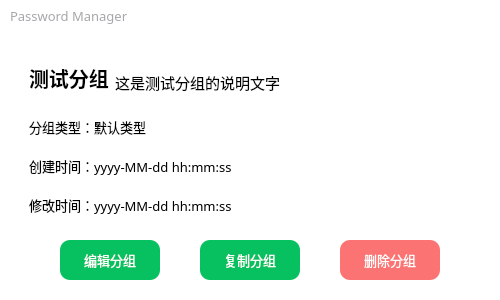
<?xml version="1.0" encoding="UTF-8"?>
<ui version="4.0">
 <class>GroupInfoDialog</class>
 <widget class="QWidget" name="GroupInfoDialog">
  <property name="geometry">
   <rect>
    <x>0</x>
    <y>0</y>
    <width>500</width>
    <height>300</height>
   </rect>
  </property>
  <property name="minimumSize">
   <size>
    <width>500</width>
    <height>300</height>
   </size>
  </property>
  <property name="maximumSize">
   <size>
    <width>500</width>
    <height>300</height>
   </size>
  </property>
  <property name="windowTitle">
   <string>Dialog</string>
  </property>
  <layout class="QGridLayout" name="dialogGridLayout">
   <property name="leftMargin">
    <number>0</number>
   </property>
   <property name="topMargin">
    <number>0</number>
   </property>
   <property name="rightMargin">
    <number>0</number>
   </property>
   <property name="bottomMargin">
    <number>0</number>
   </property>
   <property name="spacing">
    <number>0</number>
   </property>
   <item row="0" column="0">
    <widget class="QWidget" name="mainWidget" native="true">
     <property name="styleSheet">
      <string notr="true">QWidget#mainWidget{background:white;}</string>
     </property>
     <layout class="QGridLayout" name="mainWidgetGridLayout">
      <property name="leftMargin">
       <number>0</number>
      </property>
      <property name="topMargin">
       <number>0</number>
      </property>
      <property name="rightMargin">
       <number>0</number>
      </property>
      <property name="bottomMargin">
       <number>10</number>
      </property>
      <property name="spacing">
       <number>0</number>
      </property>
      <item row="5" column="0" colspan="2">
       <widget class="QWidget" name="bottomWidget" native="true">
        <property name="maximumSize">
         <size>
          <width>16777215</width>
          <height>60</height>
         </size>
        </property>
        <property name="styleSheet">
         <string notr="true">QWidget#bottomWidget{background:white;}</string>
        </property>
        <layout class="QGridLayout" name="bottomWidgetGridLayout">
         <property name="leftMargin">
          <number>0</number>
         </property>
         <property name="topMargin">
          <number>0</number>
         </property>
         <property name="rightMargin">
          <number>0</number>
         </property>
         <property name="bottomMargin">
          <number>0</number>
         </property>
         <property name="spacing">
          <number>0</number>
         </property>
         <item row="0" column="0">
          <layout class="QHBoxLayout" name="bottomLayout">
           <item>
            <spacer name="bottomLayoutSpacerL">
             <property name="orientation">
              <enum>Qt::Horizontal</enum>
             </property>
             <property name="sizeHint" stdset="0">
              <size>
               <width>40</width>
               <height>20</height>
              </size>
             </property>
            </spacer>
           </item>
           <item>
            <layout class="QVBoxLayout" name="bottomCenterLayout">
             <item>
              <layout class="QHBoxLayout" name="buttonsLayout">
               <item>
                <widget class="QPushButton" name="editButton">
                 <property name="minimumSize">
                  <size>
                   <width>100</width>
                   <height>40</height>
                  </size>
                 </property>
                 <property name="font">
                  <font>
                   <family>Microsoft YaHei UI</family>
                   <pointsize>10</pointsize>
                   <italic>false</italic>
                   <bold>false</bold>
                  </font>
                 </property>
                 <property name="cursor">
                  <cursorShape>PointingHandCursor</cursorShape>
                 </property>
                 <property name="styleSheet">
                  <string notr="true">QPushButton{border-radius:10px;font:10pt &quot;Microsoft YaHei UI&quot; ;color:#ffffff;background:#07c160}
QPushButton:hover{background-color: rgb(56, 205, 127);}</string>
                 </property>
                 <property name="text">
                  <string>编辑分组</string>
                 </property>
                </widget>
               </item>
               <item>
                <spacer name="horizontalSpacer_3">
                 <property name="orientation">
                  <enum>Qt::Horizontal</enum>
                 </property>
                 <property name="sizeHint" stdset="0">
                  <size>
                   <width>40</width>
                   <height>20</height>
                  </size>
                 </property>
                </spacer>
               </item>
               <item>
                <widget class="QPushButton" name="copyButton">
                 <property name="minimumSize">
                  <size>
                   <width>100</width>
                   <height>40</height>
                  </size>
                 </property>
                 <property name="font">
                  <font>
                   <family>Microsoft YaHei UI</family>
                   <pointsize>10</pointsize>
                   <italic>false</italic>
                   <bold>false</bold>
                  </font>
                 </property>
                 <property name="cursor">
                  <cursorShape>PointingHandCursor</cursorShape>
                 </property>
                 <property name="styleSheet">
                  <string notr="true">QPushButton{border-radius:10px;font:10pt &quot;Microsoft YaHei UI&quot; ;color:#ffffff;background:#07c160}
QPushButton:hover{background-color: rgb(56, 205, 127);}</string>
                 </property>
                 <property name="text">
                  <string>复制分组</string>
                 </property>
                </widget>
               </item>
               <item>
                <spacer name="horizontalSpacer_5">
                 <property name="orientation">
                  <enum>Qt::Horizontal</enum>
                 </property>
                 <property name="sizeHint" stdset="0">
                  <size>
                   <width>40</width>
                   <height>20</height>
                  </size>
                 </property>
                </spacer>
               </item>
               <item>
                <widget class="QPushButton" name="deleteButton">
                 <property name="minimumSize">
                  <size>
                   <width>100</width>
                   <height>40</height>
                  </size>
                 </property>
                 <property name="font">
                  <font>
                   <family>Microsoft YaHei UI</family>
                   <pointsize>10</pointsize>
                   <italic>false</italic>
                   <bold>false</bold>
                  </font>
                 </property>
                 <property name="cursor">
                  <cursorShape>PointingHandCursor</cursorShape>
                 </property>
                 <property name="styleSheet">
                  <string notr="true">QPushButton{border-radius:10px;font:10pt &quot;Microsoft YaHei UI&quot; ;color:#ffffff;background:#fb7373}
QPushButton:hover{background-color: rgba(251, 115, 115,80%);}</string>
                 </property>
                 <property name="text">
                  <string>删除分组</string>
                 </property>
                </widget>
               </item>
              </layout>
             </item>
            </layout>
           </item>
           <item>
            <spacer name="bottomLayoutSpacerR">
             <property name="orientation">
              <enum>Qt::Horizontal</enum>
             </property>
             <property name="sizeHint" stdset="0">
              <size>
               <width>40</width>
               <height>20</height>
              </size>
             </property>
            </spacer>
           </item>
          </layout>
         </item>
        </layout>
       </widget>
      </item>
      <item row="2" column="0">
       <spacer name="verticalSpacer_2">
        <property name="orientation">
         <enum>Qt::Vertical</enum>
        </property>
        <property name="sizeType">
         <enum>QSizePolicy::Fixed</enum>
        </property>
        <property name="sizeHint" stdset="0">
         <size>
          <width>20</width>
          <height>20</height>
         </size>
        </property>
       </spacer>
      </item>
      <item row="3" column="0" colspan="2">
       <widget class="QWidget" name="topWidget" native="true">
        <property name="styleSheet">
         <string notr="true">QWidget#topWidget{background:white;}</string>
        </property>
        <layout class="QGridLayout" name="gridLayout">
         <item row="0" column="1">
          <layout class="QVBoxLayout" name="topLayout">
           <item>
            <layout class="QHBoxLayout" name="horizontalLayout">
             <item>
              <widget class="QLabel" name="groupNameLabel">
               <property name="minimumSize">
                <size>
                 <width>0</width>
                 <height>0</height>
                </size>
               </property>
               <property name="font">
                <font>
                 <pointsize>15</pointsize>
                 <bold>true</bold>
                </font>
               </property>
               <property name="text">
                <string>测试分组</string>
               </property>
               <property name="scaledContents">
                <bool>true</bool>
               </property>
              </widget>
             </item>
             <item>
              <widget class="QLabel" name="describelabel">
               <property name="minimumSize">
                <size>
                 <width>300</width>
                 <height>0</height>
                </size>
               </property>
               <property name="font">
                <font>
                 <family>黑体</family>
                 <pointsize>11</pointsize>
                </font>
               </property>
               <property name="text">
                <string>这是测试分组的说明文字</string>
               </property>
               <property name="scaledContents">
                <bool>true</bool>
               </property>
               <property name="alignment">
                <set>Qt::AlignBottom|Qt::AlignLeading|Qt::AlignLeft</set>
               </property>
               <property name="wordWrap">
                <bool>false</bool>
               </property>
               <property name="margin">
                <number>2</number>
               </property>
              </widget>
             </item>
             <item>
              <spacer name="horizontalSpacer_4">
               <property name="orientation">
                <enum>Qt::Horizontal</enum>
               </property>
               <property name="sizeHint" stdset="0">
                <size>
                 <width>40</width>
                 <height>20</height>
                </size>
               </property>
              </spacer>
             </item>
            </layout>
           </item>
           <item>
            <spacer name="verticalSpacer">
             <property name="orientation">
              <enum>Qt::Vertical</enum>
             </property>
             <property name="sizeType">
              <enum>QSizePolicy::Fixed</enum>
             </property>
             <property name="sizeHint" stdset="0">
              <size>
               <width>20</width>
               <height>10</height>
              </size>
             </property>
            </spacer>
           </item>
           <item>
            <widget class="QLabel" name="groupTypeLabel">
             <property name="font">
              <font>
               <family>等线</family>
               <pointsize>10</pointsize>
              </font>
             </property>
             <property name="text">
              <string>分组类型：默认类型</string>
             </property>
            </widget>
           </item>
           <item>
            <widget class="QLabel" name="createTimeLabel">
             <property name="minimumSize">
              <size>
               <width>100</width>
               <height>0</height>
              </size>
             </property>
             <property name="font">
              <font>
               <family>等线</family>
               <pointsize>10</pointsize>
               <bold>false</bold>
              </font>
             </property>
             <property name="text">
              <string>创建时间：yyyy-MM-dd hh:mm:ss</string>
             </property>
             <property name="scaledContents">
              <bool>true</bool>
             </property>
            </widget>
           </item>
           <item>
            <widget class="QLabel" name="lastEditTimeLabel">
             <property name="minimumSize">
              <size>
               <width>100</width>
               <height>0</height>
              </size>
             </property>
             <property name="font">
              <font>
               <family>等线</family>
               <pointsize>10</pointsize>
               <bold>false</bold>
              </font>
             </property>
             <property name="text">
              <string>修改时间：yyyy-MM-dd hh:mm:ss</string>
             </property>
             <property name="scaledContents">
              <bool>true</bool>
             </property>
            </widget>
           </item>
          </layout>
         </item>
         <item row="0" column="0">
          <spacer name="horizontalSpacer">
           <property name="orientation">
            <enum>Qt::Horizontal</enum>
           </property>
           <property name="sizeType">
            <enum>QSizePolicy::Fixed</enum>
           </property>
           <property name="sizeHint" stdset="0">
            <size>
             <width>20</width>
             <height>20</height>
            </size>
           </property>
          </spacer>
         </item>
         <item row="0" column="2">
          <spacer name="horizontalSpacer_2">
           <property name="orientation">
            <enum>Qt::Horizontal</enum>
           </property>
           <property name="sizeType">
            <enum>QSizePolicy::Fixed</enum>
           </property>
           <property name="sizeHint" stdset="0">
            <size>
             <width>20</width>
             <height>20</height>
            </size>
           </property>
          </spacer>
         </item>
        </layout>
       </widget>
      </item>
      <item row="1" column="0" colspan="2">
       <widget class="QWidget" name="titleBarWidget" native="true">
        <property name="minimumSize">
         <size>
          <width>0</width>
          <height>32</height>
         </size>
        </property>
        <property name="maximumSize">
         <size>
          <width>16777215</width>
          <height>32</height>
         </size>
        </property>
        <property name="layoutDirection">
         <enum>Qt::LeftToRight</enum>
        </property>
        <layout class="QGridLayout" name="titleBarWidgetGridLayout">
         <property name="leftMargin">
          <number>0</number>
         </property>
         <property name="topMargin">
          <number>0</number>
         </property>
         <property name="rightMargin">
          <number>0</number>
         </property>
         <property name="bottomMargin">
          <number>0</number>
         </property>
         <property name="spacing">
          <number>0</number>
         </property>
         <item row="0" column="0">
          <layout class="QHBoxLayout" name="titleBarLayout">
           <property name="spacing">
            <number>0</number>
           </property>
           <property name="sizeConstraint">
            <enum>QLayout::SetMaximumSize</enum>
           </property>
           <property name="leftMargin">
            <number>10</number>
           </property>
           <item>
            <widget class="QLabel" name="dialogTitleLabel">
             <property name="font">
              <font>
               <family>黑体</family>
               <pointsize>10</pointsize>
              </font>
             </property>
             <property name="styleSheet">
              <string notr="true">color: rgb(167, 166, 170);</string>
             </property>
             <property name="text">
              <string>Password Manager</string>
             </property>
            </widget>
           </item>
           <item>
            <spacer name="titleBarLayoutHSpacer">
             <property name="orientation">
              <enum>Qt::Horizontal</enum>
             </property>
             <property name="sizeHint" stdset="0">
              <size>
               <width>40</width>
               <height>30</height>
              </size>
             </property>
            </spacer>
           </item>
           <item>
            <widget class="QPushButton" name="minimizeButton">
             <property name="minimumSize">
              <size>
               <width>31</width>
               <height>31</height>
              </size>
             </property>
             <property name="maximumSize">
              <size>
               <width>31</width>
               <height>31</height>
              </size>
             </property>
             <property name="cursor">
              <cursorShape>PointingHandCursor</cursorShape>
             </property>
             <property name="toolTip">
              <string>最小化</string>
             </property>
             <property name="styleSheet">
              <string notr="true">QPushButton{border:0px;
background:transparent;}
QPushButton:hover{border:0px;
background:transparent;background-color:#e2e2e2;}</string>
             </property>
             <property name="text">
              <string/>
             </property>
             <property name="icon">
              <iconset resource="../../qrc/custom/custom.qrc">
               <normaloff>:/custom/icons/minimize.png</normaloff>:/custom/icons/minimize.png</iconset>
             </property>
            </widget>
           </item>
           <item>
            <widget class="QPushButton" name="closeButton">
             <property name="minimumSize">
              <size>
               <width>31</width>
               <height>31</height>
              </size>
             </property>
             <property name="maximumSize">
              <size>
               <width>31</width>
               <height>31</height>
              </size>
             </property>
             <property name="font">
              <font>
               <family>Microsoft YaHei UI</family>
               <stylestrategy>PreferAntialias</stylestrategy>
              </font>
             </property>
             <property name="cursor">
              <cursorShape>PointingHandCursor</cursorShape>
             </property>
             <property name="toolTip">
              <string>关闭</string>
             </property>
             <property name="styleSheet">
              <string notr="true">QPushButton{border:0px;
background:transparent;}
QPushButton:hover{border:0px;
background:transparent;background-color:#fb7373;}</string>
             </property>
             <property name="text">
              <string/>
             </property>
             <property name="icon">
              <iconset resource="../../qrc/custom/custom.qrc">
               <normaloff>:/custom/icons/close.png</normaloff>:/custom/icons/close.png</iconset>
             </property>
            </widget>
           </item>
          </layout>
         </item>
        </layout>
       </widget>
      </item>
     </layout>
    </widget>
   </item>
  </layout>
 </widget>
 <tabstops>
  <tabstop>editButton</tabstop>
  <tabstop>copyButton</tabstop>
 </tabstops>
 <resources>
  <include location="../../qrc/custom/custom.qrc"/>
 </resources>
 <connections/>
</ui>
